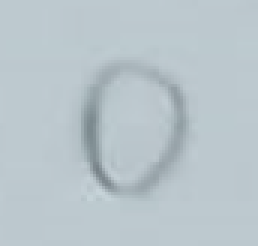
#> input picture allData/dataset/0/1.png, 86 x 82 px (shown 3 times larger); its folder holds only this picture in this run
$ jupyter execute --allow-errors mathEquationDetector.ipynb   (older library calls are emulated)
#> lines starting #> are read from the running program, lines starting #| are printed output that depends on the picture
## Importing required libraries

[cell 1]
import numpy as np # linear algebra
import pandas as pd # data processing
import seaborn as sns # data visualization
import matplotlib.pyplot as plt # data visualization
# import warnings
import warnings
# filter warnings
warnings.filterwarnings('ignore')
import cv2
import tensorflow as tf
import matplotlib.pyplot as plt
from imutils.contours import sort_contours
import imutils # !pip install imutils
from keras.models import Sequential
from keras.layers import Conv2D
from keras.layers import MaxPooling2D
from keras.layers import Dense
from keras.layers import Flatten
from keras.layers import MaxPooling2D
from keras.optimizers import SGD
from keras.optimizers import RMSprop,Adam
from keras.callbacks import ReduceLROnPlateau
from keras.preprocessing.image import ImageDataGenerator
from tensorflow.keras.layers import BatchNormalization
from keras.utils.np_utils import to_categorical # convert to one-hot-encoding
from keras.regularizers import l1,l2
import os
from sklearn.model_selection import train_test_split
from keras.utils.np_utils import to_categorical

## Creating X and Y arrays

[cell 2]
x = []
y = []
for i in range(0,16):
    for j in range(1,21):
        a = os.path.isfile('allData/dataset/'+str(i)+'/'+str(j)+'.png')
        if a :
            image = cv2.imread('allData/dataset/'+str(i)+'/'+str(j)+'.png', 0)
#> image: shape (82, 86); min 127, max 209, mean 194.1
            img_resized = cv2.resize(255-image, (28,28), interpolation=cv2.INTER_AREA)
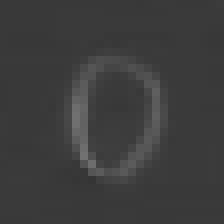
#> img_resized: shape (28, 28) (shown 8 times larger); min 53, max 113, mean 60.9
            unrolled = img_resized.ravel()
#> unrolled = 784 values, max 113 at index 542, min 53 at index 627, mean 60.87
            x.append(unrolled)
            y.append(i)
#> pass 2 of the loop `for i in range(0,16):`:
#> a = True
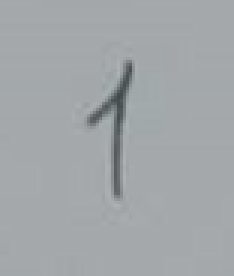
#> input picture allData/dataset/1/1.png, 78 x 92 px (shown 3 times larger)
#> image: shape (92, 78)
#> `img_resized = cv2.resize(255-image, (28,28), interpolation=cv2.INTER_A..`:
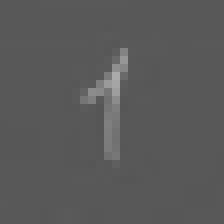
#> img_resized: shape (28, 28) (shown 8 times larger); min 86, max 170, mean 89.7
#> unrolled = 784 values, max 170 at index 266, min 86 at index 376, mean 89.73

[cell 3]
# Converting x and y variables to numpy arrays
x = np.array(x)
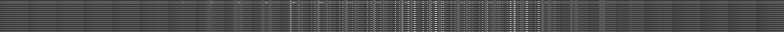
#> x: shape (32, 784); min 53, max 186, mean 78
y = np.array(y)

[cell 4]
# Shapes of x and y arrays
print(x.shape)
#| (32, 784)
print(y.shape)
#| (32,)

## Preprocessing

### 1) Splitting

[cell 5]
# We divide the dataset into 3 separate parts as train test and validation sets.

[cell 6]
# train = %70 and test = %30 of overall dataset
x_train, x_val_test, y_train, y_val_test = train_test_split(x, y, test_size=0.3, random_state=123)

[cell 7]
x_val, x_test, y_val, y_test = train_test_split(x_val_test, y_val_test, test_size=0.5, random_state=123)

### 2) Normalization and Reshaping

[cell 8]
# Reshape data

[cell 9]
x_train = x_train.reshape(x_train.shape[0], 28, 28, 1)
x_val = x_val.reshape(x_val.shape[0], 28, 28, 1)
x_test = x_test.reshape(x_test.shape[0], 28, 28, 1)

[cell 10]
input_shape = (28, 28, 1)

[cell 11]
# We convert the values held by our variables to float
x_train = x_train.astype('float32')
x_val = x_val.astype('float32')
x_test = x_test.astype('float32')

[cell 12]
# Normalization for RGB

[cell 13]
x_train /= 255
x_val /= 255
x_test /= 255

[cell 14]
print("x_train shape: ",x_train.shape)
#| x_train shape:  (22, 28, 28, 1)

[cell 15]
print("y_train shape: ",y_train.shape)
#| y_train shape:  (22,)

#> (a cell that did not finish here is left out)

[cell 17]
# splitting for fitting
x_train, x_val, y_train, y_val = train_test_split(x_train, y_train, test_size = 0.1, random_state=123)

[cell 18]
# Shapes of x_train, x_test, y_train and y_test
print("x_train shape",x_train.shape)
#| x_train shape (19, 28, 28, 1)
print("x_test shape",x_val.shape)
#| x_test shape (3, 28, 28, 1)
print("y_train shape",y_train.shape)
#| y_train shape (19,)
print("y_test shape",y_val.shape)
#| y_test shape (3,)

[cell 19]
# See some image
plt.imshow(x_train[2][:,:,0],cmap='gray')
plt.show()
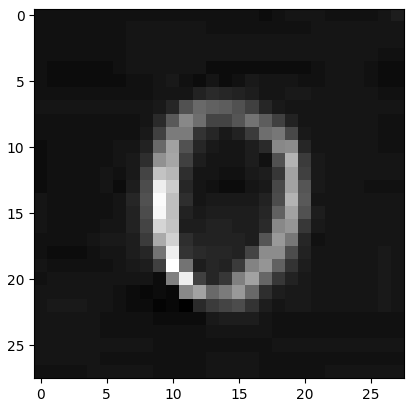
#> figure drawn by matplotlib, 1 panel

[cell 20]
plt.imshow(x_train[0][:,:,0],cmap='gray')
plt.show()
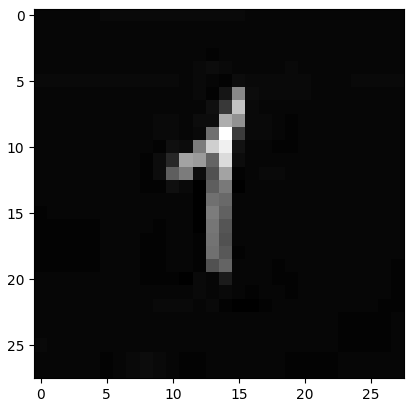
#> figure drawn by matplotlib, 1 panel
